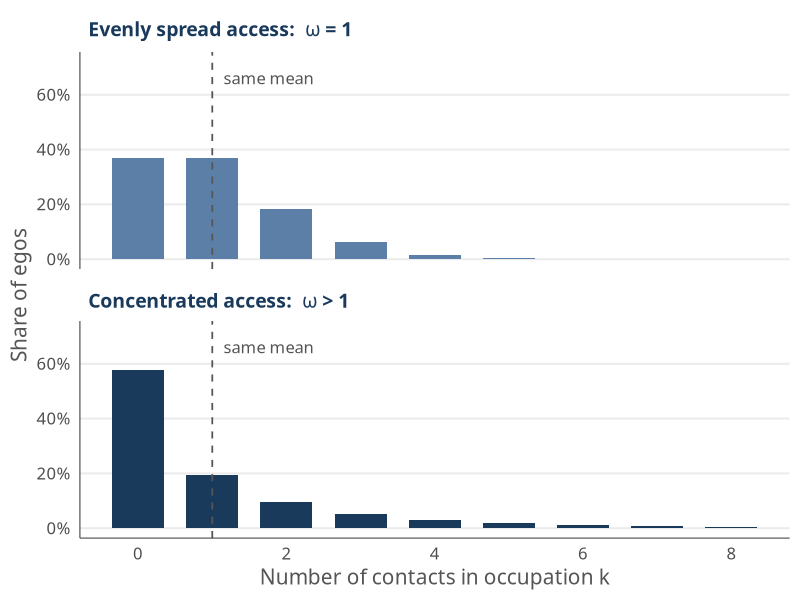
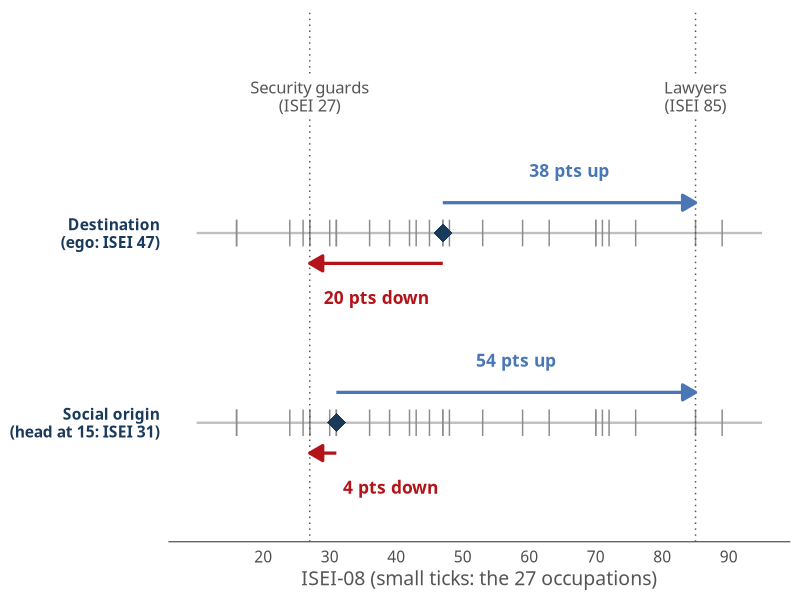
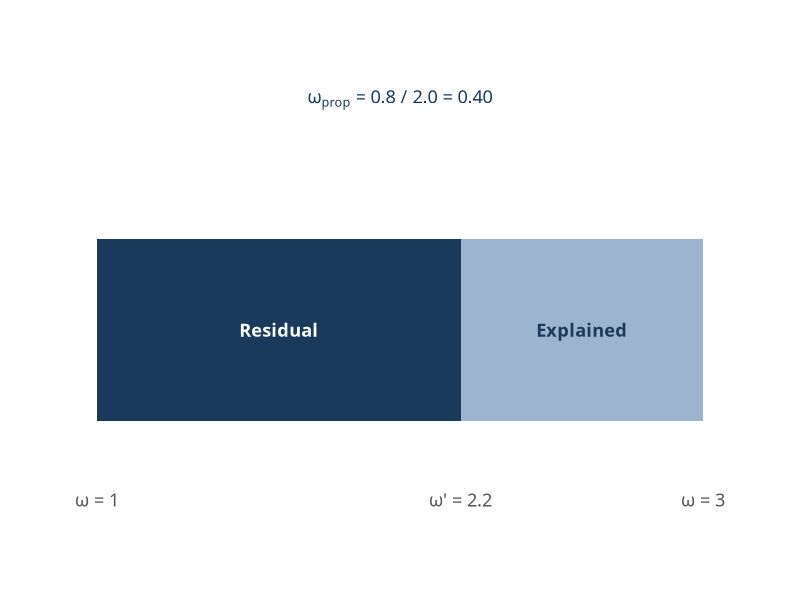
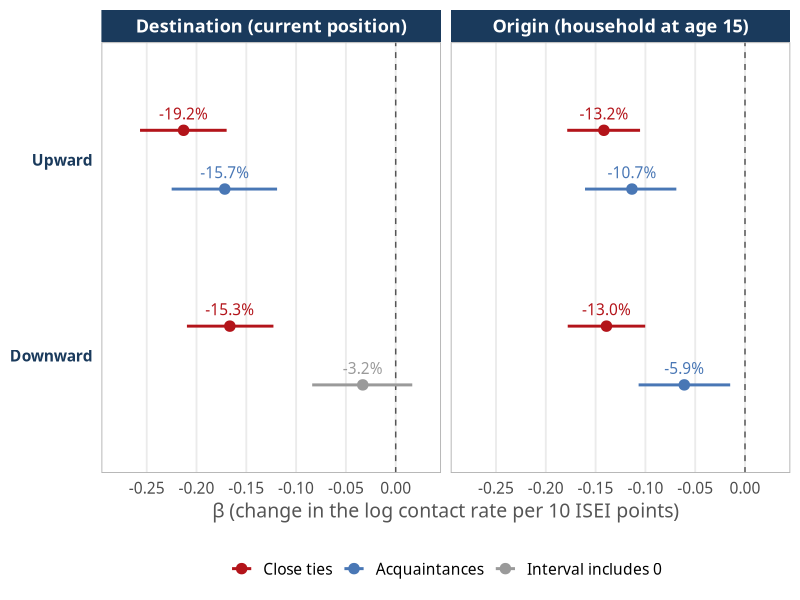
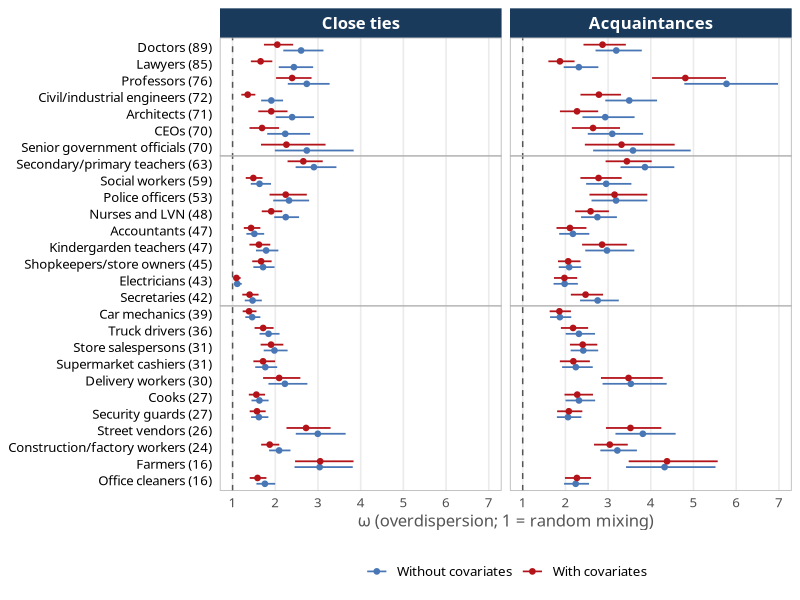
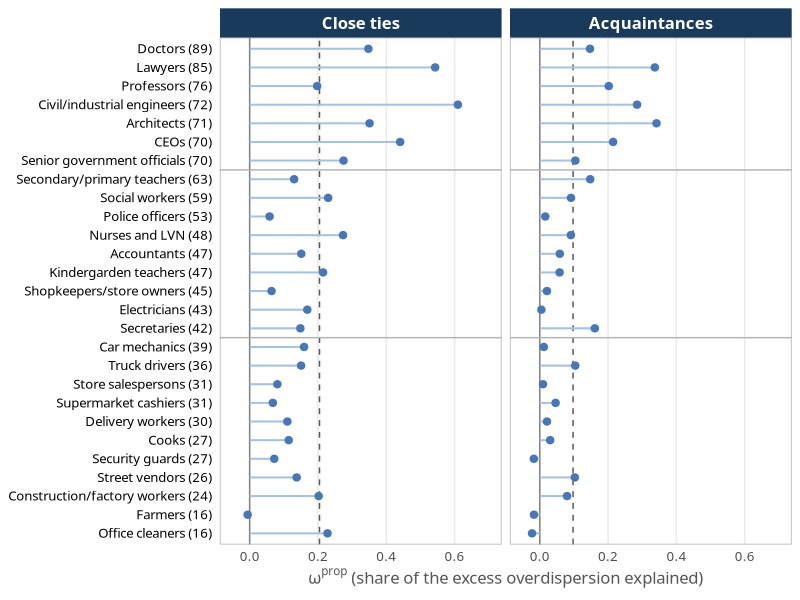

Source code (R) for these figures, in order:
## ---- chunk 1
#| label: plot-concepto-segregacion
#| fig-cap: "Illustrative (simulated) distributions of the number of contacts in an occupation *k*, with the same mean in both panels; the second panel uses ω = 3. Source: authors' elaboration."
#| fig-width: 5.4
#| fig-height: 5.4
#| fig-dpi: 200
#| fig-align: center
#| out-width: "100%"
#| dev: ragg_png

library(ggplot2)

fam <- "Gill Sans MT"   # same family as the slides (tema.scss)
navy <- "#1A3A5C"; mid <- "#5B7FA6"; grey <- "#555555"

x     <- 0:8
omega <- 3                       # illustrative overdispersion
mu    <- 1                       # same mean in both panels
lab1  <- 'bold("Evenly spread access:")~~bold(omega)~bold("= 1")'
lab2  <- 'bold("Concentrated access:")~~bold(omega)~bold("> 1")'

d <- rbind(
  data.frame(x = x, p = dpois(x, mu),                           panel = lab1),
  data.frame(x = x, p = dnbinom(x, size = mu / (omega - 1), mu = mu), panel = lab2)
)
d$panel <- factor(d$panel, levels = c(lab1, lab2))

ggplot(d, aes(x, p, fill = panel)) +
  geom_col(width = 0.7) +
  geom_vline(xintercept = mu, linetype = "dashed", colour = grey, linewidth = 0.6) +
  annotate("text", x = mu + 0.15, y = 0.66, label = "same mean", hjust = 0,
           colour = grey, size = 4.2, family = fam) +
  facet_wrap(~ panel, ncol = 1, labeller = label_parsed) +
  scale_fill_manual(values = c(mid, navy), guide = "none") +
  scale_x_continuous(breaks = seq(0, 8, 2)) +
  scale_y_continuous(labels = scales::percent_format(accuracy = 1),
                     limits = c(0, 0.72), breaks = seq(0, 0.6, 0.2)) +
  labs(x = "Number of contacts in occupation k", y = "Share of egos") +
  theme_minimal(base_family = fam, base_size = 15) +
  theme(
    strip.text       = element_text(face = "bold", colour = navy, hjust = 0, size = 14),
    panel.grid.minor = element_blank(),
    panel.grid.major.x = element_blank(),
    axis.title       = element_text(colour = grey),
    axis.line        = element_line(colour = "grey30", linewidth = 0.4)
  )
## ---- chunk 2
#| label: plot-metrica-distancia
#| fig-cap: "Distance from an illustrative ego to two occupations, measured from destination and from social origin. Source: authors' elaboration based on ISEI-08 scores of the position generator."
#| fig-width: 6
#| fig-height: 4.6
#| fig-dpi: 200
#| fig-align: center
#| out-width: "100%"
#| dev: ragg_png

library(ggplot2)

fam  <- "Gill Sans MT"
navy <- "#1A3A5C"; red <- "#B3141A"; grey <- "#555555"

# ISEI-08 scores of the 27 occupations (position generator)
isei <- c(89, 85, 76, 72, 71, 70, 70, 63, 59, 53, 48, 47, 47, 45, 43, 42,
          39, 36, 31, 31, 30, 27, 27, 26, 24, 16, 16)

dest <- 47   # illustrative ego: accountant
orig <- 31   # household head: store salesperson
up   <- 85   # lawyers
down <- 27   # security guards

lanes <- data.frame(
  y     = c(2, 1),
  ref   = c(dest, orig),
  lane  = c("Destination\n(ego: ISEI 47)", "Social origin\n(head at 15: ISEI 31)")
)

arrows <- data.frame(
  y     = c(2, 2, 1, 1),
  from  = c(dest, dest, orig, orig),
  to    = c(up, down, up, down),
  dir   = c("up", "down", "up", "down")
)
arrows$lab <- paste0(abs(arrows$to - arrows$from), " pts ", arrows$dir)
short <- arrows$dir == "down" & abs(arrows$to - arrows$from) < 8
arrows$xlab <- ifelse(short, arrows$from + 1, (arrows$from + arrows$to) / 2)
arrows$hj   <- ifelse(short, 0, 0.5)

ticks <- expand.grid(x = isei, y = c(2, 1))

ggplot() +
  geom_segment(data = lanes, aes(x = 10, xend = 95, y = y, yend = y), colour = "grey75", linewidth = 0.8) +
  geom_segment(data = ticks, aes(x = x, xend = x, y = y - 0.07, yend = y + 0.07), colour = "grey55", linewidth = 0.5) +
  geom_vline(xintercept = c(down, up), linetype = "dotted", colour = grey) +
  geom_segment(data = arrows,
               aes(x = from, xend = to, y = y + ifelse(dir == "up", 0.16, -0.16),
                   yend = y + ifelse(dir == "up", 0.16, -0.16), colour = dir),
               arrow = arrow(length = unit(0.15, "inches"), type = "closed"), linewidth = 1.1) +
  geom_text(data = arrows,
            aes(x = xlab, y = y + ifelse(dir == "up", 0.33, -0.34), label = lab, colour = dir, hjust = hj),
            size = 4.4, family = fam, fontface = "bold") +
  geom_point(data = lanes, aes(x = ref, y = y), shape = 18, size = 6, colour = navy) +
  annotate("label", x = down, y = 2.72, label = "Security guards\n(ISEI 27)", size = 4.2, family = fam, colour = grey, lineheight = 0.9, fill = "white", label.size = 0) +
  annotate("label", x = up,   y = 2.72, label = "Lawyers\n(ISEI 85)",        size = 4.2, family = fam, colour = grey, lineheight = 0.9, fill = "white", label.size = 0) +
  scale_colour_manual(values = c(up = "#4977B5", down = red), guide = "none") +
  scale_y_continuous(breaks = lanes$y, labels = lanes$lane, limits = c(0.5, 3.05)) +
  scale_x_continuous(limits = c(10, 95), breaks = seq(20, 90, 10)) +
  labs(x = "ISEI-08 (small ticks: the 27 occupations)", y = NULL) +
  theme_minimal(base_family = fam, base_size = 14) +
  theme(
    panel.grid       = element_blank(),
    axis.text.y      = element_text(colour = navy, face = "bold", lineheight = 0.95),
    axis.title.x     = element_text(colour = grey),
    axis.line.x      = element_line(colour = "grey30", linewidth = 0.4)
  )
## ---- chunk 3
#| label: plot-descomposicion
#| fig-cap: "Illustrative decomposition of the excess overdispersion of one occupation (ω = 3, ω′ = 2.2). Source: authors' elaboration."
#| fig-width: 5
#| fig-height: 3.2
#| fig-dpi: 200
#| fig-align: center
#| out-width: "100%"
#| dev: ragg_png

library(ggplot2)
fam <- "Gill Sans MT"; navy <- "#1A3A5C"; mid <- "#9DB4CE"; grey <- "#555555"

d <- data.frame(part = c("res", "exp"), xmin = c(1, 2.2), xmax = c(2.2, 3))
ggplot(d) +
  geom_rect(aes(xmin = xmin, xmax = xmax, ymin = 0.45, ymax = 0.75, fill = part)) +
  scale_fill_manual(values = c(res = navy, exp = mid), guide = "none") +
  annotate("text", x = 1.6, y = 0.6, label = "Residual", colour = "white", family = fam, fontface = "bold", size = 4.6) +
  annotate("text", x = 2.6, y = 0.6, label = "Explained", colour = navy, family = fam, fontface = "bold", size = 4.6) +
  annotate("text", x = 1,   y = 0.32, label = "omega~\"= 1\"",  parse = TRUE, size = 4.6, colour = grey, family = fam) +
  annotate("text", x = 2.2, y = 0.32, label = "omega*\"'\"~\"= 2.2\"", parse = TRUE, size = 4.6, colour = grey, family = fam) +
  annotate("text", x = 3,   y = 0.32, label = "omega~\"= 3\"",  parse = TRUE, size = 4.6, colour = grey, family = fam) +
  annotate("text", x = 2, y = 0.98, parse = TRUE, size = 4.6, colour = navy, family = fam,
           label = 'omega[prop]~"= 0.8 / 2.0 = 0.40"') +
  scale_x_continuous(limits = c(0.8, 3.2)) +
  scale_y_continuous(limits = c(0.2, 1.1)) +
  theme_void(base_family = fam)
## ---- chunk 4
#| label: plot-coefplot
#| fig-cap: "Distance coefficients from the covariate model, per ten ISEI points, by anchor, direction and tie type. Points are posterior means, bars 95% credible intervals, labels the implied % change in contacts; grey: interval includes zero. N = 1,124 egos; 30,348 ego-occupation dyads. Source: SSCNPA (2025)."
#| fig-width: 7.4
#| fig-height: 4.6
#| fig-dpi: 200
#| fig-align: center
#| out-width: "100%"
#| dev: ragg_png

library(ggplot2)
fam <- "Gill Sans MT"; navy <- "#1A3A5C"; blue <- "#4977B5"; red <- "#B3141A"; grey <- "#555555"; ns <- "#9A9A9A"

b <- read.csv("datos/tabla_betas.csv")
b$tie    <- ifelse(grepl("cercanos", b$tipo), "Close ties", "Acquaintances")
b$anchor <- factor(ifelse(grepl("^Destino", b$polo), "Destination (current position)", "Origin (household at age 15)"),
                   levels = c("Destination (current position)", "Origin (household at age 15)"))
b$dir    <- factor(ifelse(b$direccion == "Hacia arriba", "Upward", "Downward"), levels = c("Downward", "Upward"))
b$tie    <- factor(b$tie, levels = c("Acquaintances", "Close ties"))
b$col    <- ifelse(b$q025 < 0 & b$q975 > 0, "Interval includes 0", as.character(b$tie))
b$lab    <- sprintf("%.1f%%", b$cambio_pct)

ggplot(b, aes(y = dir, group = tie, colour = col)) +
  geom_vline(xintercept = 0, linetype = "dashed", colour = grey) +
  geom_linerange(aes(xmin = q025, xmax = q975), orientation = "y",
                 position = position_dodge(width = 0.6), linewidth = 1) +
  geom_point(aes(x = beta10), position = position_dodge(width = 0.6), size = 3.2) +
  geom_text(aes(x = beta10, label = lab), position = position_dodge(width = 0.6),
            vjust = -0.9, size = 3.9, family = fam, show.legend = FALSE) +
  facet_wrap(~ anchor) +
  scale_colour_manual(values = c("Close ties" = red, "Acquaintances" = blue, "Interval includes 0" = ns),
                      breaks = c("Close ties", "Acquaintances", "Interval includes 0"), name = NULL) +
  scale_x_continuous(limits = c(-0.28, 0.03), breaks = seq(-0.25, 0, 0.05)) +
  labs(x = expression(beta~"(change in the log contact rate per 10 ISEI points)"), y = NULL) +
  theme_minimal(base_family = fam, base_size = 14) +
  theme(
    legend.position  = "bottom",
    strip.background = element_rect(fill = navy, colour = NA),
    strip.text       = element_text(colour = "white", face = "bold", size = 13),
    axis.text.y      = element_text(colour = navy, face = "bold"),
    axis.title.x     = element_text(colour = grey),
    panel.grid.minor = element_blank(),
    panel.grid.major.y = element_blank(),
    panel.border     = element_rect(colour = "grey70", fill = NA)
  )
## ---- chunk 5
#| label: plot-omega
#| fig-cap: "Overdispersion by occupation (ordered by ISEI; bands: high, middle, low status), without covariates (ω) and with covariates (ω′). Points are posterior means, bars 95% credible intervals. ω levels are not comparable between panels. Source: SSCNPA (2025)."
#| fig-width: 8
#| fig-height: 6.4
#| fig-dpi: 200
#| fig-align: center
#| out-width: "100%"
#| dev: ragg_png

library(ggplot2)
fam <- "Gill Sans MT"; navy <- "#1A3A5C"; blue <- "#4977B5"; red <- "#B3141A"; grey <- "#555555"

eng <- c(abogad = "Lawyers", altofungob = "Senior government officials", arquitecto = "Architects",
         auxiliar = "Office cleaners", cajero = "Supermarket cashiers", camionero = "Truck drivers",
         chef = "Cooks", comerciante = "Shopkeepers/store owners", contador = "Accountants",
         delivery = "Delivery workers", edparvulo = "Kindergarden teachers", electr = "Electricians",
         enfermer = "Nurses and LVN", gerente = "CEOs", guardia = "Security guards",
         ing = "Civil/industrial engineers", mecanico = "Car mechanics", medico = "Doctors",
         obrero = "Construction/factory workers", policia = "Police officers", profesc = "Secondary/primary teachers",
         profeuniv = "Professors", secret = "Secretaries", trabajagric = "Farmers",
         trabsocial = "Social workers", vendeambu = "Street vendors", vendedor = "Store salespersons")

o <- read.csv("datos/tabla_omega_basal_completo.csv")
o$occ   <- paste0(eng[o$ocupacion], " (", o$ISEI_j, ")")
ord     <- unique(o[order(-o$ISEI_j, o$occ), "occ"])
o$occ   <- factor(o$occ, levels = rev(ord))
o$tie   <- factor(ifelse(grepl("cercanos", o$tipo), "Close ties", "Acquaintances"), levels = c("Close ties", "Acquaintances"))
o$model <- factor(ifelse(grepl("^Sin", o$modelo), "Without covariates", "With covariates"),
                  levels = c("Without covariates", "With covariates"))

ggplot(o, aes(y = occ, colour = model)) +
  geom_vline(xintercept = 1, linetype = "dashed", colour = grey) +
  geom_linerange(aes(xmin = q025, xmax = q975), orientation = "y",
                 position = position_dodge(width = 0.7), linewidth = 0.6) +
  geom_point(aes(x = omega), position = position_dodge(width = 0.7), size = 1.6) +
  geom_hline(yintercept = c(11.5, 20.5), colour = "grey70") +
  facet_wrap(~ tie) +
  scale_colour_manual(values = c("Without covariates" = blue, "With covariates" = red), name = NULL) +
  coord_cartesian(xlim = c(1, 7)) +
  scale_x_continuous(breaks = 1:7) +
  labs(x = expression(omega~"(overdispersion; 1 = random mixing)"), y = NULL) +
  theme_minimal(base_family = fam, base_size = 12) +
  theme(
    legend.position  = "bottom",
    strip.background = element_rect(fill = navy, colour = NA),
    strip.text       = element_text(colour = "white", face = "bold", size = 12),
    axis.text.y      = element_text(colour = "black", size = 9.5),
    axis.title.x     = element_text(colour = grey),
    panel.grid.minor = element_blank(),
    panel.grid.major.y = element_blank(),
    panel.border     = element_rect(colour = "grey70", fill = NA)
  )
## ---- chunk 6
#| label: plot-omega-prop
#| fig-cap: "Proportion of excess dispersion explained by distance and ego traits (ω^prop), by occupation, ordered by ISEI. Dashed line: average across occupations. Source: SSCNPA (2025)."
#| fig-width: 8
#| fig-height: 6.4
#| fig-dpi: 200
#| fig-align: center
#| out-width: "100%"
#| dev: ragg_png

library(ggplot2)
fam <- "Gill Sans MT"; navy <- "#1A3A5C"; mid <- "#A9C1E0"; blue <- "#4977B5"; grey <- "#555555"

eng <- c(abogad = "Lawyers", altofungob = "Senior government officials", arquitecto = "Architects",
         auxiliar = "Office cleaners", cajero = "Supermarket cashiers", camionero = "Truck drivers",
         chef = "Cooks", comerciante = "Shopkeepers/store owners", contador = "Accountants",
         delivery = "Delivery workers", edparvulo = "Kindergarden teachers", electr = "Electricians",
         enfermer = "Nurses and LVN", gerente = "CEOs", guardia = "Security guards",
         ing = "Civil/industrial engineers", mecanico = "Car mechanics", medico = "Doctors",
         obrero = "Construction/factory workers", policia = "Police officers", profesc = "Secondary/primary teachers",
         profeuniv = "Professors", secret = "Secretaries", trabajagric = "Farmers",
         trabsocial = "Social workers", vendeambu = "Street vendors", vendedor = "Store salespersons")

p <- read.csv("datos/tabla_omega_prop_distancia_largo.csv")
p <- p[p$modelo == "full", ]
p$occ <- paste0(eng[p$ocupacion], " (", p$ISEI_j, ")")
ord   <- unique(p[order(-p$ISEI_j, p$occ), "occ"])
p$occ <- factor(p$occ, levels = rev(ord))
p$tie <- factor(ifelse(p$tipo == "f_ij", "Close ties", "Acquaintances"), levels = c("Close ties", "Acquaintances"))
avg   <- aggregate(omega_prop ~ tie, p, mean)

ggplot(p, aes(x = omega_prop, y = occ)) +
  geom_vline(xintercept = 0, colour = "grey50") +
  geom_vline(data = avg, aes(xintercept = omega_prop), linetype = "dashed", colour = grey) +
  geom_segment(aes(x = 0, xend = omega_prop, yend = occ), colour = mid, linewidth = 0.7) +
  geom_point(colour = blue, size = 2.2) +
  geom_hline(yintercept = c(11.5, 20.5), colour = "grey70") +
  facet_wrap(~ tie) +
  scale_x_continuous(limits = c(-0.05, 0.7), breaks = seq(0, 0.6, 0.2)) +
  labs(x = expression(omega^"prop"~"(share of the excess overdispersion explained)"), y = NULL) +
  theme_minimal(base_family = fam, base_size = 12) +
  theme(
    strip.background = element_rect(fill = navy, colour = NA),
    strip.text       = element_text(colour = "white", face = "bold", size = 12),
    axis.text.y      = element_text(colour = "black", size = 9.5),
    axis.title.x     = element_text(colour = grey),
    panel.grid.minor = element_blank(),
    panel.grid.major.y = element_blank(),
    panel.border     = element_rect(colour = "grey70", fill = NA)
  )
